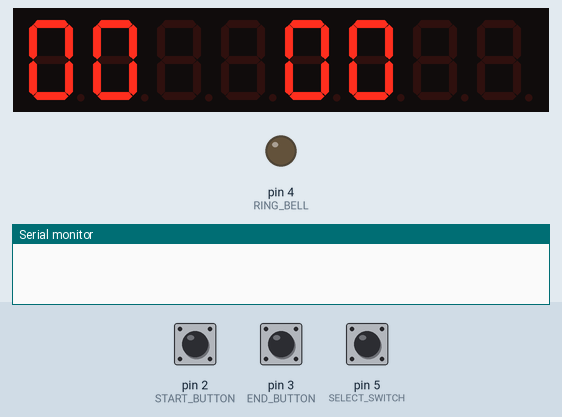
The sketch below on a simulated Arduino Uno, built with avr-gcc and run on an emulated ATmega328P. On the bench: 8-digit seven-segment display, output pins drawn as LEDs (lit = HIGH), the last lines printed to the serial monitor. The test bench sets the inputs (shaded band); at power-on: pin 2 (START_BUTTON) HIGH, pin 3 (END_BUTTON) HIGH, pin 5 (SELECT_SWITCH) LOW.

Above: at 1.2 s.
1.3 s: pin 2 (START_BUTTON) pulled LOW for 0.15 s
At 1.8 s:
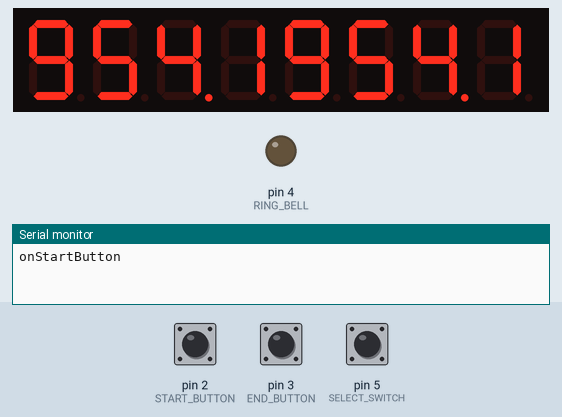
At 2.6 s:
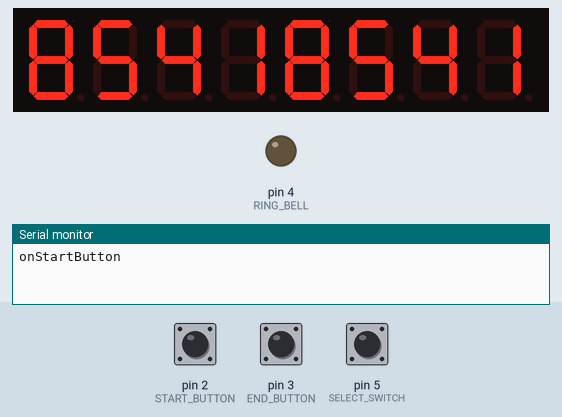
2.9 s: pin 3 (END_BUTTON) pulled LOW for 0.15 s
Timing chart, 0 to 5.9 s (numbered marks = the images above; inputs shaded):
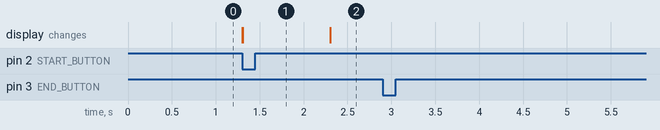

The sketch:

lt_timer.ino
```cpp
#include <LedControl.h>

#define START_BUTTON 2
#define END_BUTTON 3
#define RING_BELL 4

#define SELECT_SWITCH 5

LedControl lc = LedControl(12,10,11,1);

bool isLT;
bool isCounting = false;
bool isEnd = false;
unsigned long beginTime, endTime;
unsigned long t;

void setup() {
  Serial.begin(9600);

  lc.shutdown(0,false);
  lc.setIntensity(0,8);
  lc.clearDisplay(0);

  pinMode(START_BUTTON, INPUT_PULLUP);
  pinMode(END_BUTTON, INPUT_PULLUP);
  pinMode(RING_BELL, OUTPUT);
  pinMode(SELECT_SWITCH, INPUT);

  attachInterrupt(digitalPinToInterrupt(START_BUTTON), onStartButton, FALLING);
  attachInterrupt(digitalPinToInterrupt(END_BUTTON), onEndButton, FALLING);
}

void loop() {
  if (endTime <= millis()) {
    isCounting = false;
  }

  if (isCounting) {
    t = endTime - millis();

    if (isLT) {
      if (((1UL * 60UL * 1000UL) < t) && (t < (2500UL * 60UL))) {
        ring(t, 2500UL * 60UL, 500UL);
      }
      else if ((510UL < t) && (t < (1UL * 60UL * 1000UL))) {
        ring(t, 1UL * 60UL * 1000UL, 500UL);
      }
      else {
        ring(t, 510UL, 500UL);
      }
    }
    else {
      if ((5UL * 60UL * 1000UL) < t) {
      }
      else if (((1UL * 60UL * 1000UL) < t) && (t < (5UL * 60UL * 1000UL))) {
      }
      else if (((59UL * 1000UL) < t) && (t < (1UL * 60UL * 1000UL))) {
      }
    }
  }

  display7Seg( t );
}

void display7Seg(unsigned long t) {
  unsigned long min = t / 1000 / 60;
  unsigned long sec = (t - (min * 60 * 1000)) / 1000;

  String strMin = String(min);
  String strSec = String(sec);

  bool isDp = sec & 0x01;

  if(min < 10) {

    lc.setChar(0, 0, ' ', false);
    lc.setChar(0, 4, ' ', false);

    if (min == 0) {
      lc.setChar(0, 1, ' ', isDp);
      lc.setChar(0, 5, ' ', isDp);
    }
    else {
      lc.setDigit(0, 1, strMin.charAt(0) - '0', isDp);
      lc.setDigit(0, 5, strMin.charAt(0) - '0', isDp);
    }
  }
  else {
    lc.setDigit(0, 0, strMin.charAt(0) - '0', false);
    lc.setDigit(0, 1, strMin.charAt(1) - '0', isDp);
    lc.setDigit(0, 4, strMin.charAt(0) - '0', false);
    lc.setDigit(0, 5, strMin.charAt(1) - '0', isDp);
  }

  if(sec < 10) {
    lc.setDigit(0, 2, 0,false);
    lc.setDigit(0, 3, strSec.charAt(0) - '0', false);
    lc.setDigit(0, 6, 0,false);
    lc.setDigit(0, 7, strSec.charAt(0) - '0', false);
  }
  else {
    lc.setDigit(0, 2, strSec.charAt(0) - '0', false);
    lc.setDigit(0, 3, strSec.charAt(1) - '0', false);
    lc.setDigit(0, 6, strSec.charAt(0) - '0', false);
    lc.setDigit(0, 7, strSec.charAt(1) - '0', false);
  }
}

void onStartButton() {
  detachInterrupt(digitalPinToInterrupt(START_BUTTON));
  Serial.println ("onStartButton");

  isLT = digitalRead(SELECT_SWITCH);
  beginTime = millis();
  endTime = isLT ? (5UL * 60UL * 1000UL + beginTime) : (15UL * 60UL * 1000UL + beginTime);
  isCounting = true;
}

void onEndButton() {
  Serial.println ("onEndButton");

  attachInterrupt(digitalPinToInterrupt(START_BUTTON), onStartButton, FALLING);
  isCounting = false;
}

bool ring(unsigned long t, unsigned long start_t, unsigned long until) {
  if ((t < start_t) && ((start_t - until) <= t)) {
    digitalWrite(RING_BELL, HIGH);
    return true;
  }
  else {
    digitalWrite(RING_BELL, LOW);
    return false;
  }
}
```

Measured:
- after the input at 1.3 s, the display: first changes at once (image 1 shows a later state)
